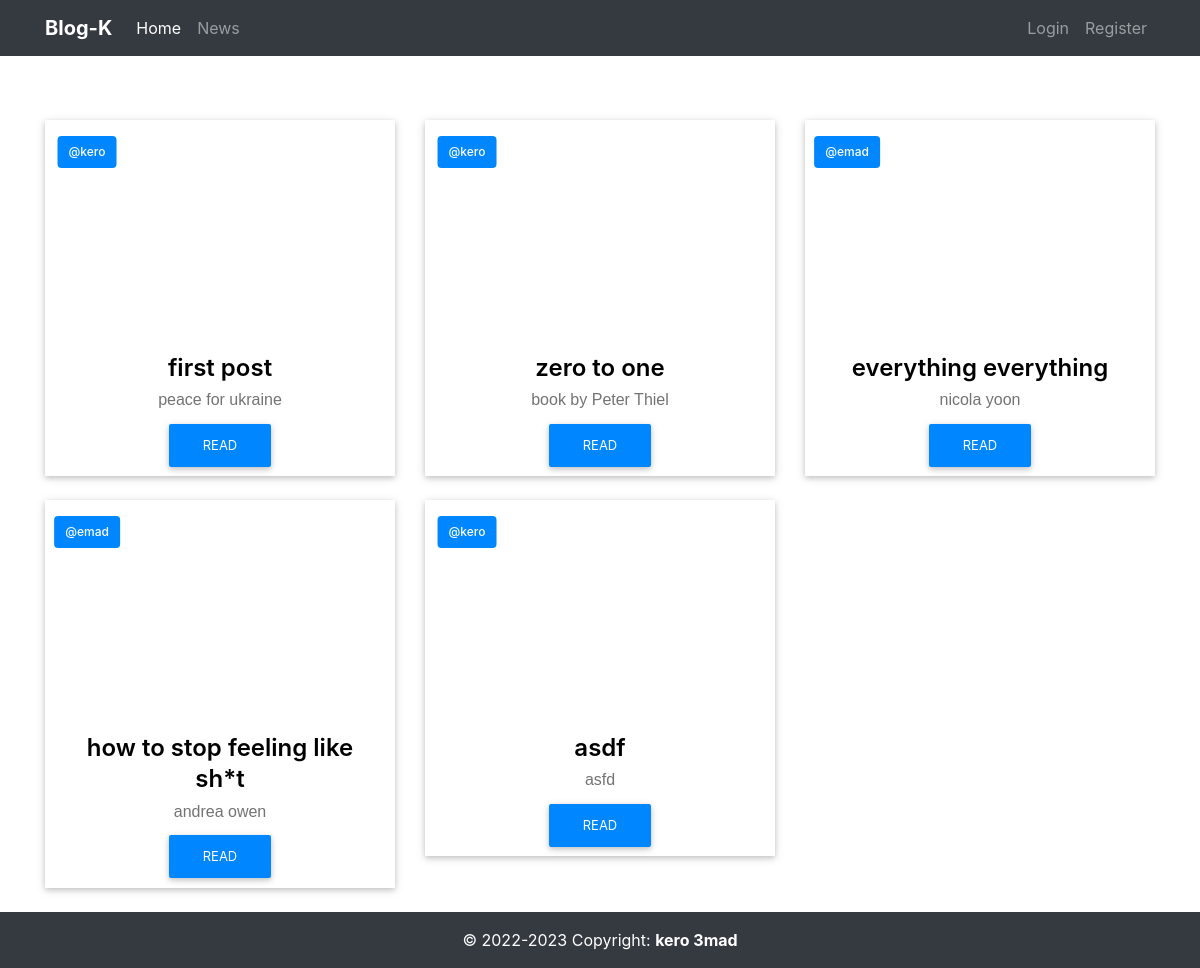
/posts/, run on the app's committed database.
### posts/models.py (models this page shows, shortened)
class Post(models.Model):
    title = models.TextField()
    body = models.CharField(max_length=50)
    image = models.CharField(max_length=200)
    created_at = models.DateTimeField(auto_now_add=True)
    updated_at =  models.DateTimeField(auto_now=True)
    slug = models.SlugField(default=" ")
    user = models.ForeignKey(User, on_delete=models.CASCADE,null=True,related_name='posts')
    tags = models.ManyToManyField('posts.Tag',related_name='posts')

### posts/views.py (the view)
# urls.py: path("", views.index, name="index"),
def index(request):
    posts = Post.objects.all()
    context = {
        'posts': posts
    }
    return render(request, 'posts/index.html', context)

### posts/templates/posts/index.html (shortened to what this page needs)
{% extends 'posts/layout.html' %}
{% block content %}
<head>
</head>
<div class="row">
    {% for post in posts %}
    <div class="col-md-6 col-lg-4">
        <div class="card-content">
            <div class="card-img">
                <span class="username">
                    <h4> <a class="username_url">@{{post.user.username}}</a></h4>
                </span>
            </div>
            <div class="card-desc text-center">
                <h3>{{ post.title }}</h3>
                <p>{{post.body}}</p>
                <a href="/posts/{{post.slug}}" class="btn-card">Read</a>
            </div>
        </div>
    </div>
    {% endfor %}
</div>
{% endblock %}

### posts/templates/posts/layout.html (shortened to what this page needs)
{% load static %}
<!DOCTYPE html>
<html>
<head>
  <link rel="stylesheet" href="{% static 'css/bootstrap.min.css' %}">
  <link rel="stylesheet" href="https://use.fontawesome.com/releases/v5.2.0/css/all.css">
  <link rel="stylesheet" href="{% static 'css/all.min.css' %}">
</head>
<body>
  <header>
    <nav class="navbar fixed-top navbar-expand-lg navbar-dark bg-dark scrolling-navbar">
      <div class="container">
        <a class="navbar-brand waves-effect" href="/">
          <strong class="blue-text">Blog-K</strong>
        </a>
        <div class="collapse navbar-collapse" id="navbarSupportedContent">
          <ul class="navbar-nav mr-auto">
            <li class="nav-item active">
              <a class="nav-link waves-effect" href="/">Home
              </a>
            </li>
            <li class="nav-item">
              <a class="nav-link waves-effect" href="/NEWS/arti">News</a>
            </li>
          </ul>
          {% if not request.user.is_authenticated %}
          <ul class="navbar-nav nav-flex-icons">
            <li class="nav-item">
              <a href="/account/login" class="nav-link waves-effect">Login</a>
            </li>
            <li class="nav-item">
              <a href="/account/register" class="nav-link waves-effect">Register</a>
            </li>
          </ul>
          {% else %}
          <ul class="navbar-nav nav-flex-icons">
            <li class="nav-item">
              <a href="/account/logout" class="nav-link waves-effect">Logout</a>
            </li>
          </ul>
          {% endif %}
        </div>
      </div>
    </nav>
  </header>
  <main class="mt-5 pt-5">
    <div class="container">
      {% block content %}
      {% endblock %}
    </div>
  </main>
  <footer class="page-footer text-center font-small mdb-color darken-2 mt-4 wow fadeIn">
    <div class="footer-copyright py-3">
      &copy; 2022-2023 Copyright:
      <strong>kero 3mad</strong>
    </div>
  </footer>
</body>
</html>

### posts/templates/posts/layout.html (style rules this page uses)
footer { background-color: #343A40; color: #fff; bottom: 0; align-self: center; width: 100%; }

### posts/templates/posts/index.html (style rules this page uses)
.username_url { color: white; text-decoration: none; }
.card-content { margin-top: 3vh; background: #ffffff; border: 4px; box-shadow: 0 2px 5px 0 rgba(0, 0, 0, .16), 0 2px 10px 0 rgba(0, 0, 0, .12); }
.card-img { position: relative; overflow: hidden; border-radius: 0; z-index: 1; height: 26.5vh; }
.card-img span { position: absolute; top: 15%; left: 12%; background: #0087FF; padding: 6px; color: #fff; font-size: 12px; border-radius: 4px; -webkit-border-radius: 4px; -moz-border-radius: 4px; -ms-border-radius: 4px; -o-border-radius: 4px; transform: translate(-50%, -50%); }
.card-img span h4 { font-size: 12px; margin: 0; padding: 10px 5px; line-height: 0; }
.card-desc { padding: 1.25rem; }
.card-desc h3 { color: #000000; font-weight: 600; font-size: 1.5em; line-height: 1.3em; margin-top: 0; margin-bottom: 5px; padding: 0; }
.card-desc p { color: #747373; font-size: 14px; font-weight: 400; font-size: 1em; line-height: 1.5; margin: 0px; margin-bottom: 20px; padding: 0; font-family: 'Raleway', sans-serif; }
.btn-card { background-color: #0087FF; color: #fff; box-shadow: 0 2px 5px 0 rgba(0, 0, 0, .16), 0 2px 10px 0 rgba(0, 0, 0, .12); padding: .84rem 2.14rem; font-size: .81rem; -webkit-transition: color .15s ease-in-out, background-color .15s ease-in-out, border-color .15s ease-in-out, -webkit-box-shadow .15s ease-in-out; transition: color .15s ease-in-out, background-color .15s ease-in-out, border-color .15s ease-in-out, -webkit-box-shadow .15s ease-in-out; -o-transition: color .15s ease-in-out, background-color .15s ease-in-out, border-color .15s ease-in-out, box-shadow .15s ease-in-out; transition: color .15s ease-in-out, background-color .15s ease-in-out, border-color .15s ease-in-out, box-shadow .15s ease-in-out; transition: color .15s ease-in-out, background-color .15s ease-in-out, border-color .15s ease-in-out, box-shadow .15s ease-in-out, -webkit-box-shadow .15s ease-in-out; margin: 0; border: 0; -webkit-border-radius: .125rem; border-radius: .125rem; cursor: pointer; text-transform: uppercase; white-space: normal; word-wrap: break-word; color: #fff; }
a.btn-card { text-decoration: none; color: #fff; }

### data on the page
Post: user.username "kero", title "first post", body "peace for ukraine"
Post: user.username "kero", title "zero to one", body "book by Peter Thiel"
Post: user.username "emad", title "everything everything", body "nicola yoon"
Post: user.username "emad", title "how to stop feeling like sh*t", body "andrea owen"
Post: user.username "kero", title "asdf", body "asfd"
